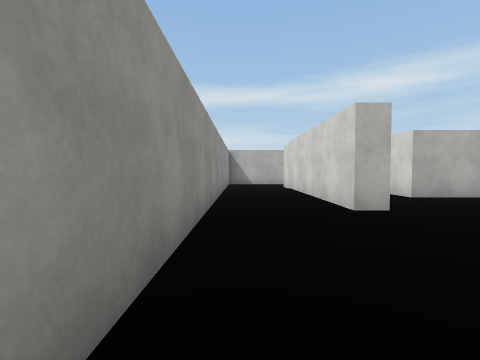
[1] (above)

16 first-person views from a walk through a Unity game level. The camera is 1.2 m above the floor, tilts 2° down and sees 85° across. Doors are open. The floor is counted in squares, 2 m on a side. Each view is taken from the middle of a square. On the plan, view 1 faces up. The plan holds only what a view shows up to about 9 squares ahead; the rest is blank. The player character is not drawn. Surface patterns are stand-ins for the level's own textures.

[2]
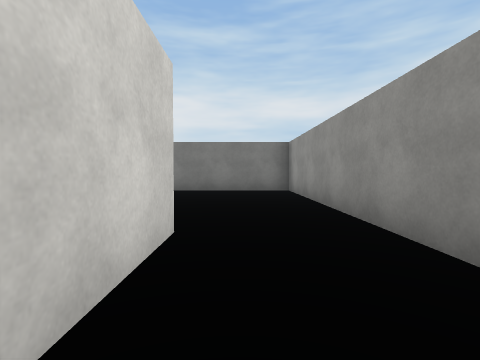

[3]
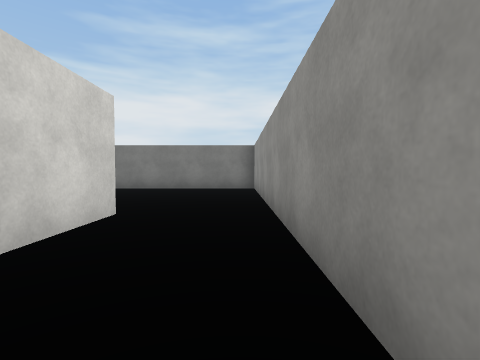

[4]
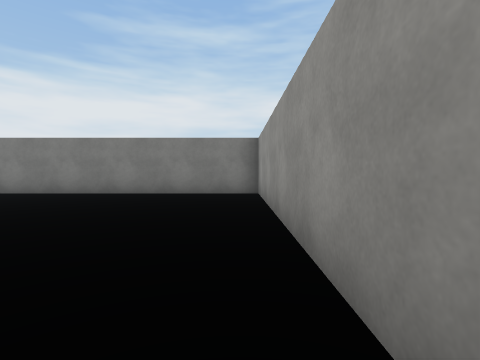

[5]
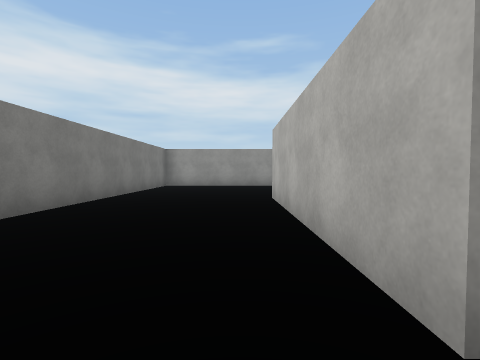

[6]
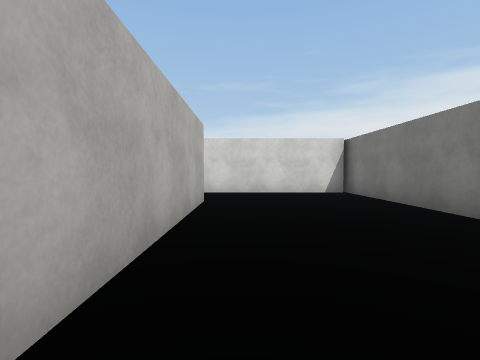

[7]
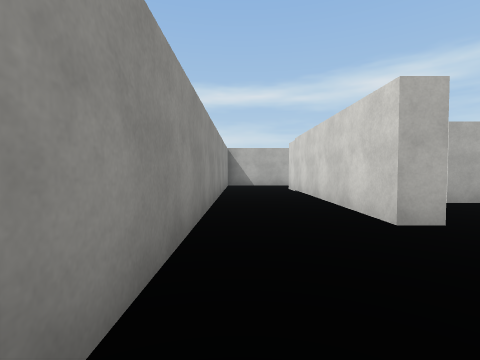

[8]
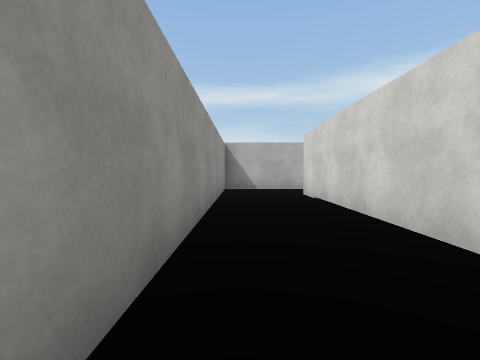

[9]
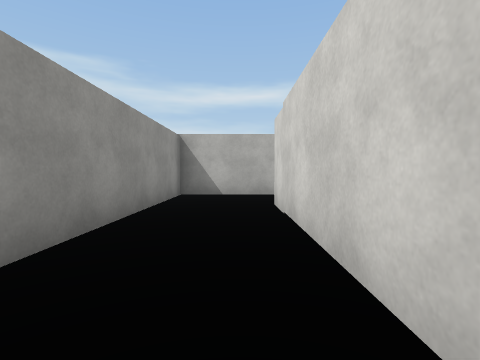

[10]
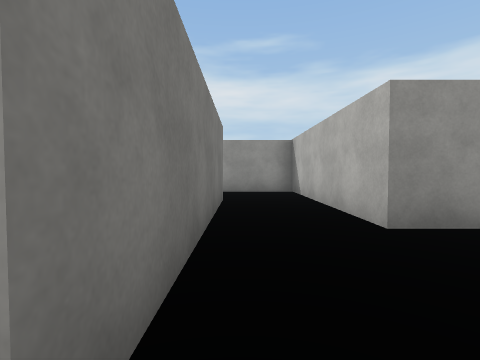

[11]
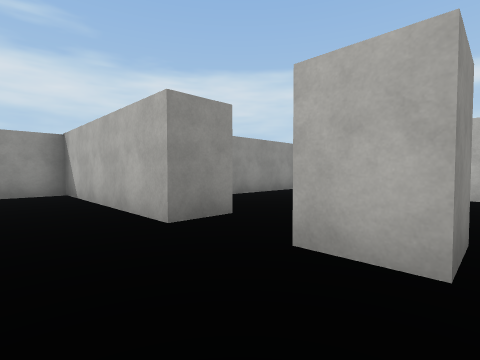

[12]
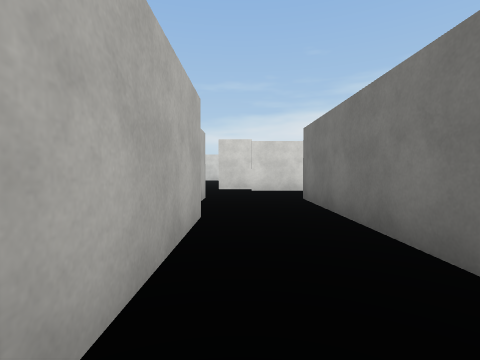

[13]
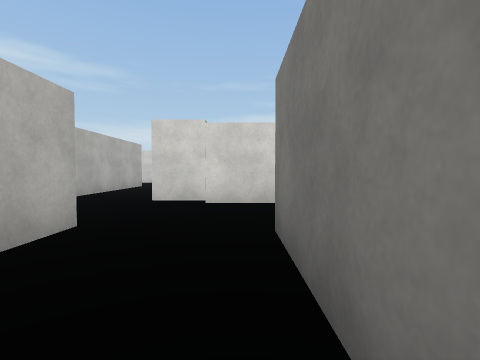

[14]
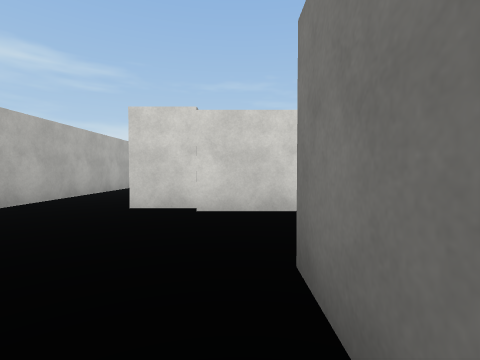

[15]
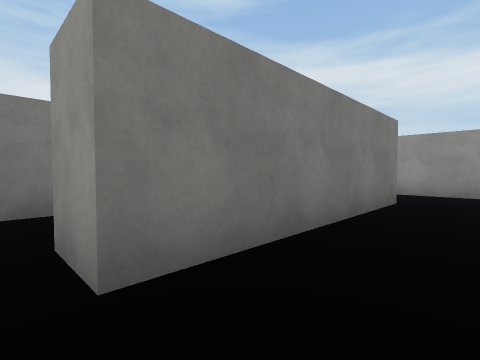

[16]
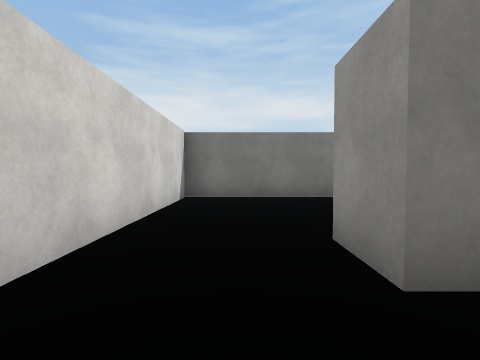

### Floor plan
Points are (right, up) in squares from view 1. A wall is a line through its corners. A room is listed if a view was taken in it or the views show most of it. See-through windows are left out.
Room 1 (views 1, 5, 6, 7, 8)
walls: (9.2, 1.7) (4.1, 1.7); (11.2, -1.9) (11.2, 1.6); (-0.5, 3.5) (-0.5, -2) (11.5, -2)
ways out: opening at (10.5, 2) to room 3
Room 2 (views 2, 3, 4, 9, 10, 11, 12, 13, 14, 15)
walls: (4.4, 12.5) (4.4, 11.5) (-0.5, 11.5) (-0.5, 3.5); (8.9, 9) (8.9, 11.8); (2.1, 16.5) (2.1, 14.6); (1.6, 3.6) (1.6, 9.6) (6.6, 9.6)
ways out: opening at (8.5, 12.5) to room 3; opening at (7.5, 9)
objects: white block (6, 12)
Room 3 (view 16)
walls: (13.5, 13.6) (8.8, 13.6); (5.4, 5.8) (3.8, 5.8) (3.8, 6.8); (8.8, 2.7) (9.2, 2.7) (9.2, 1.7); (11.2, 1.6) (11.2, 2.8); (2.1, 3.6) (1.6, 3.6)
ways out: opening at (10.5, 2) to room 1; opening at (8.5, 12.5) to room 2; opening at (3, 6)

Positions as (right, up) in squares from view 1, and headings:
1: (0, 0), facing up
2: (1, 6), facing down
3: (0, 7), facing down
4: (0, 5), facing down
5: (10, 1), facing left
6: (4, 1), facing right
7: (0, 1), facing up
8: (0, 3), facing up
9: (1, 5), facing up
10: (7, 10), facing left
11: (7, 10), facing up-left
12: (1, 11), facing right
13: (4, 10), facing right
14: (5, 10), facing right
15: (7, 11), facing down-left
16: (10, 4), facing down
